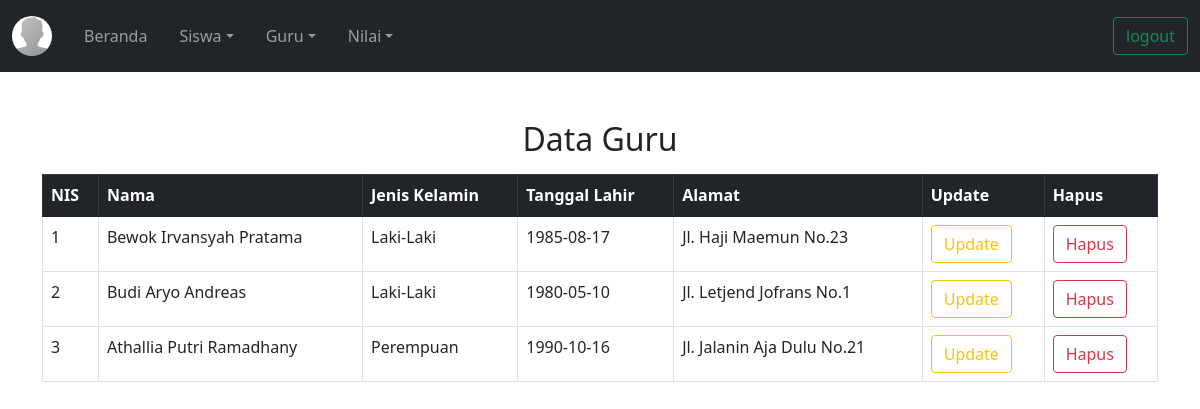
/pweb_ujian/dataguru.php (signed in), run on the app's committed database.
### tables this page shows
CREATE TABLE `guru` (
  `nig` int(5) DEFAULT NULL,
  `nama` varchar(30) DEFAULT NULL,
  `jk` varchar(10) DEFAULT NULL,
  `tl` date DEFAULT NULL,
  `alamat` varchar(50) DEFAULT NULL
);

### pweb_ujian/dataguru.php (the view, shortened to what this page needs)
<!DOCTYPE html>
<html lang="en">
<head>
    <link href="https://cdn.jsdelivr.net/npm/bootstrap@5.1.2/dist/css/bootstrap.min.css" rel="stylesheet">
</head>
<body>
    <nav class="navbar navbar-expand-sm bg-dark navbar-dark">
    <div class="container-fluid">
        <a class="navbar-brand" href="#">
        <img src="assets/img/avatar.png" alt="Logo" style="width:40px;" class="rounded-pill">
        </a>
        <div class="collapse navbar-collapse" id="collapsibleNavbar">
        <ul class="navbar-nav">
            <li class="nav-item p-2">
                <a class="nav-link" href="beranda.php">Beranda</a>
            </li>
            <li class="nav-item dropdown p-2">
                <a class="nav-link dropdown-toggle" href="#" role="button" data-bs-toggle="dropdown">Siswa</a>
            </li>
            <li class="nav-item dropdown p-2">
                <a class="nav-link dropdown-toggle" href="#" role="button" data-bs-toggle="dropdown">Guru</a>
            </li>
            <li class="nav-item dropdown p-2">
                <a class="nav-link dropdown-toggle" href="#" role="button" data-bs-toggle="dropdown">Nilai</a>
            </li>
        </ul>
        </div>
        <div class="d-flex">
        <a href="logout.php"><button class="btn btn-outline-success">logout</button></a>
        </div>
    </div>
    </nav>
    <div class="container mt-5">
    <h2 class="text-center mb-3">Data Guru</h2>
    <table class="table table-hover table-bordered">
        <thead class="table-dark">
        <tr>
            <th>NIS</th>
            <th>Nama</th>
            <th>Jenis Kelamin</th>
            <th>Tanggal Lahir</th>
            <th>Alamat</th>
            <th>Update</th>
            <th>Hapus</th>
        </tr>
        </thead>
        <tbody>
        <?php
			include "koneksi.php";
			$sql = mysqli_query ($connect, "select * from guru");
			while ($result = mysqli_fetch_array($sql)){
        ?>
        <tr>
            <td><?php echo $result[0];?></td>
            <td><?php echo $result[1];?></td>
            <td><?php echo $result[2];?></td>
            <td><?php echo $result[3];?></td>
            <td><?php echo $result[4];?></td>
            <td><a href="halamanupdateguru.php?nig=<?php echo $result[0]; ?>">
                <button type="button" class="btn btn-outline-warning">Update</button>
                </a>
            </td>
            <td>
                <a href="hapusguru.php?nig=<?php echo $result[0]; ?>">
                <button type="button" class="btn btn-outline-danger">Hapus</button>
                </a>
            </td>
        </tr>
        <?php } ?>
        </tbody>
    </table>
    </div>
</body>
</html>

### data on the page
guru: nig "1", nama "Bewok Irvansyah Pratama", jk "Laki-Laki", tl "1985-08-17", alamat "Jl. Haji Maemun No.23"
guru: nig "2", nama "Budi Aryo Andreas", jk "Laki-Laki", tl "1980-05-10", alamat "Jl. Letjend Jofrans No.1"
guru: nig "3", nama "Athallia Putri Ramadhany", jk "Perempuan", tl "1990-10-16", alamat "Jl. Jalanin Aja Dulu No.21"
